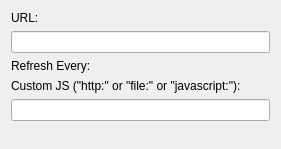
<?xml version="1.0" encoding="UTF-8"?>
<ui version="4.0">
 <class>wspConfig</class>
 <widget class="QWidget" name="wspConfig">
  <property name="geometry">
   <rect>
    <x>0</x>
    <y>0</y>
    <width>281</width>
    <height>149</height>
   </rect>
  </property>
  <property name="sizePolicy">
   <sizepolicy hsizetype="Preferred" vsizetype="Preferred">
    <horstretch>1</horstretch>
    <verstretch>0</verstretch>
   </sizepolicy>
  </property>
  <property name="windowTitle">
   <string>General Settings</string>
  </property>
  <property name="layoutDirection">
   <enum>Qt::LeftToRight</enum>
  </property>
  <layout class="QHBoxLayout" name="horizontalLayout">
   <item>
    <layout class="QFormLayout" name="formLayout">
     <property name="fieldGrowthPolicy">
      <enum>QFormLayout::ExpandingFieldsGrow</enum>
     </property>
     <item row="1" column="0">
      <widget class="QLabel" name="label">
       <property name="text">
        <string>URL:</string>
       </property>
      </widget>
     </item>
     <item row="2" column="0" colspan="2">
      <widget class="KLineEdit" name="kcfg_url">
       <property name="enabled">
        <bool>true</bool>
       </property>
       <property name="sizePolicy">
        <sizepolicy hsizetype="MinimumExpanding" vsizetype="Fixed">
         <horstretch>0</horstretch>
         <verstretch>0</verstretch>
        </sizepolicy>
       </property>
      </widget>
     </item>
     <item row="3" column="0">
      <widget class="QLabel" name="label_2">
       <property name="text">
        <string>Refresh Every:</string>
       </property>
      </widget>
     </item>
     <item row="3" column="1">
      <widget class="KIntNumInput" name="kcfg_interval" native="true">
       <property name="enabled">
        <bool>true</bool>
       </property>
       <property name="baseSize">
        <size>
         <width>0</width>
         <height>0</height>
        </size>
       </property>
       <property name="focusPolicy">
        <enum>Qt::StrongFocus</enum>
       </property>
       <property name="minimum" stdset="0">
        <number>1</number>
       </property>
       <property name="suffix" stdset="0">
        <string> min</string>
       </property>
      </widget>
     </item>
     <item row="4" column="0" colspan="2">
      <widget class="QLabel" name="label_3">
       <property name="lineWidth">
        <number>3</number>
       </property>
       <property name="text">
        <string>Custom JS (&quot;http:&quot; or &quot;file:&quot; or &quot;javascript:&quot;):</string>
       </property>
      </widget>
     </item>
     <item row="5" column="0" colspan="2">
      <widget class="KLineEdit" name="kcfg_custom_js">
       <property name="enabled">
        <bool>true</bool>
       </property>
       <property name="sizePolicy">
        <sizepolicy hsizetype="MinimumExpanding" vsizetype="Fixed">
         <horstretch>0</horstretch>
         <verstretch>0</verstretch>
        </sizepolicy>
       </property>
      </widget>
     </item>
    </layout>
   </item>
  </layout>
 </widget>
 <customwidgets>
  <customwidget>
   <class>KLineEdit</class>
   <extends>QLineEdit</extends>
   <header>klineedit.h</header>
  </customwidget>
  <customwidget>
   <class>KIntNumInput</class>
   <extends>QWidget</extends>
   <header>knuminput.h</header>
  </customwidget>
 </customwidgets>
 <resources/>
 <connections/>
</ui>
